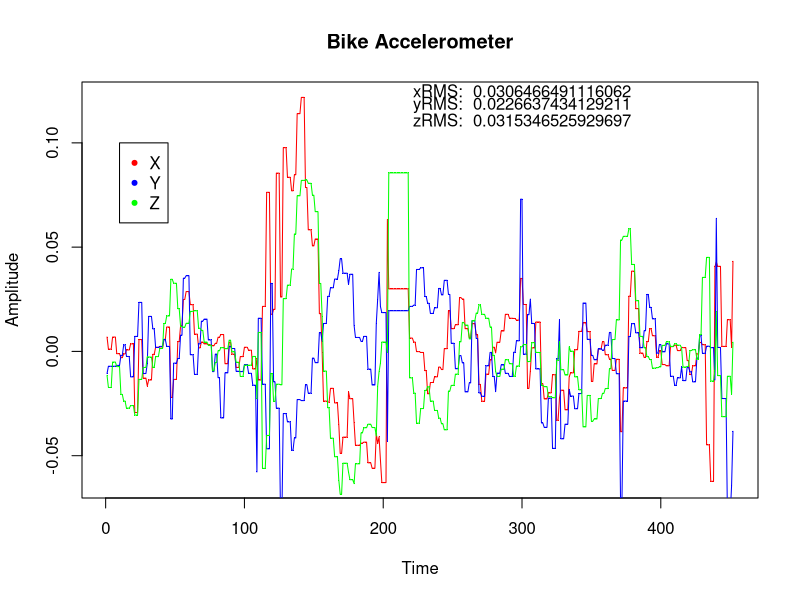

Source code (R):
require (graphics)
pdf("Bike_raw.pdf")

#names<- c('TimeStamp','Ax','Ay','Az','Gx','Gy','Gz')

data<-read.csv("smallBike.csv", header = FALSE)

#data[order(as.Date(data$V1, format="%Y-%m-%d %H:%M:%S +%f")),]

data<-data[order(data$V1),]

#write.csv(data, file="sortRun.csv")



xRMS<-paste("xRMS: ", sqrt(mean(data$V2^2)))
yRMS<-paste("yRMS: ", sqrt(mean(data$V3^2)))
zRMS<-paste("zRMS: ", sqrt(mean(data$V4^2)))


plot(data$V2, type='o', pch='.', col="red", xlab="Time", ylab = "Amplitude", main = "Bike Accelerometer")
lines(data$V3, type='o', pch='.', col="blue")
lines(data$V4, type='o', pch='.', col="green")
legend(10, .1, c("X", "Y", "Z"), col=c("red","blue","green"), pch=c(20,20,20))

text(c(300,300,300),c(.125,.118,.111), labels=c(xRMS, yRMS ,  zRMS))

dev.off()
